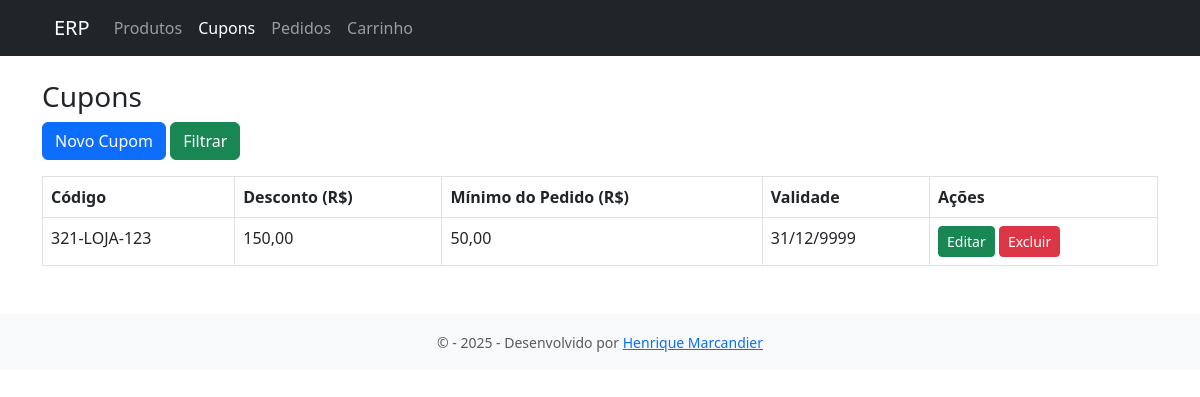
The page /?url=cupons on the database as committed earlier.
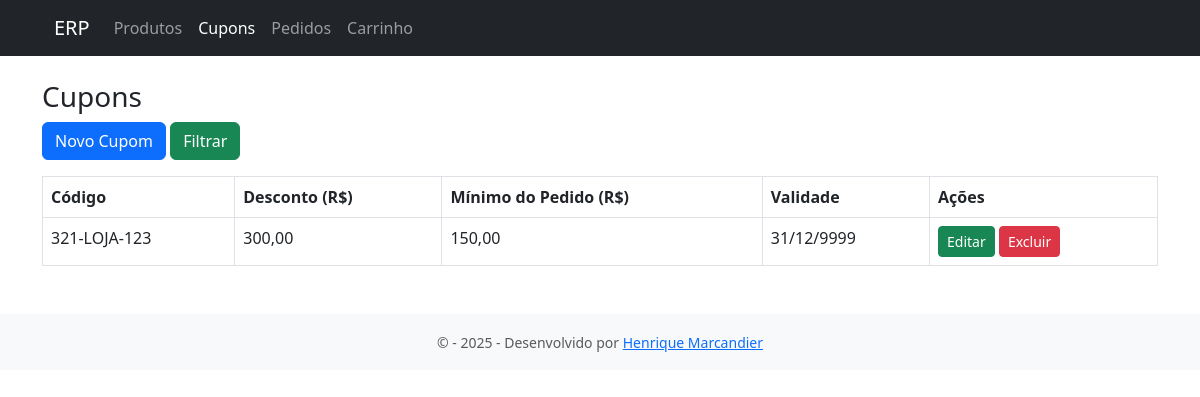
The same page on the database as committed later.
### tables this page shows
CREATE TABLE `cupons` (
  `id` int(11) NOT NULL AUTO_INCREMENT,
  `codigo` varchar(50) NOT NULL,
  `desconto` decimal(5,2) NOT NULL,
  `valor_desconto` decimal(10,2) NOT NULL DEFAULT 0.00,
  `tipo` enum('percentual','valor') NOT NULL,
  `validade` date NOT NULL,
  `minimo_pedido` decimal(10,2) NOT NULL DEFAULT 0.00,
  `ativo` tinyint(1) DEFAULT 1,
  `criado_em` datetime DEFAULT current_timestamp(),
  PRIMARY KEY (`id`),
  UNIQUE KEY `codigo` (`codigo`)
);

### controllers/CupomController.php (called while the page is built, shortened)
<?php
require_once __DIR__ . '/../config/database.php';
function listarCupons() {
    global $conn;
    $sql = "SELECT * FROM cupons ";
    $sql .= "ORDER BY validade DESC";
    $res = $conn->query($sql);
    $cupons = $res->fetch_all(MYSQLI_ASSOC);
    include __DIR__ . '/../views/cupons/lista.php';
}
    ?>

### views/cupons/lista.php (the view, shortened to what this page needs)
<?php include __DIR__ . '/../layout/header.php'; ?>
<div class="container mt-4">
  <h3>Cupons</h3>
  <a href="?url=cupons/novo" class="btn btn-primary mb-3">Novo Cupom</a>
  <a href="#" class="btn btn-success mb-3" onclick="if (document.getElementById('filtrar').style.display == 'none'){ document.getElementById('filtrar').style.display='block'; } else{ document.getElementById('filtrar').style.display='none'; }">Filtrar</a>
  <?php if (count($cupons)){?>
  <table class="table table-bordered">
    <thead>
      <tr>
        <th>Código</th>
        <th>Desconto (R$)</th>
        <th>Mínimo do Pedido (R$)</th>
        <th>Validade</th>
        <th>Ações</th>
      </tr>
    </thead>
    <tbody>
      <?php foreach ($cupons as $cupom): ?>
      <tr>
        <td><?= htmlspecialchars($cupom['codigo']) ?></td>
        <td><?= number_format($cupom['valor_desconto'], 2, ',', '.') ?></td>
        <td><?= number_format($cupom['minimo_pedido'], 2, ',', '.') ?></td>
        <td><?= date('d/m/Y', strtotime($cupom['validade'])) ?></td>
        <td>
        <a href="?url=cupons/editar&id=<?= $cupom['id'] ?>" class="btn btn-sm btn-success">Editar</a>
        <a href="?url=cupons/deletar&id=<?= $cupom['id'] ?>" class="btn btn-sm btn-danger" onclick="return confirm('Excluir este cupom?')">Excluir</a>
        </td>
      </tr>
      <?php endforeach; ?>
    </tbody>
  </table>
  <?php }
  else{
   ?><br><br><div style="text-align:center"><div class="alert alert-warning">Sem nenhum registro encontrado!</div></div><?php
  }?>
</div>
<?php include __DIR__ . '/../layout/footer.php'; ?>

Rows that differ between the two databases and show on the page:
changed cupons "321-LOJA-123": valor_desconto "150,00" → "300,00"; minimo_pedido "50,00" → "150,00"
